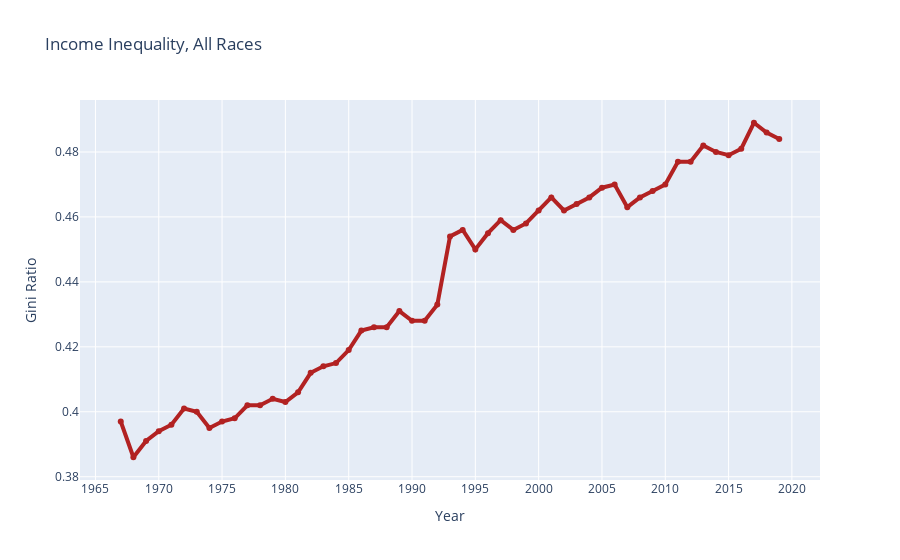

Notebook source saved alongside this figure:
### Code cell
line_width = 3
# Income inequality (Gini Ratio) for households by Race
gini_all = fred.get_series_df('GINIALLRH')[['date', 'value']]

# Create a style traces
fig = go.Figure()
fig.add_trace(go.Line(x=gini_all.iloc[:, 0],
                      y=gini_all.iloc[:, 1],
                      mode='lines+markers',
                      name='Gini Ratio',
                      line=dict(color='firebrick', width=line_width)))

# Edit layout
fig.update_layout(title='Income Inequality, All Races',
                  xaxis_title = 'Year',
                  yaxis_title = 'Gini Ratio')

fig.update_yaxes(nticks=10)

fig.update_xaxes(nticks=20)

fig.show();

### Figure 1 — Plotly figure (JSON) as saved in the notebook; plotly's stock layout.template omitted (floating-point values rounded to 4 significant figures)
{"data": [{"line": {"color": "firebrick", "width": 4}, "mode": "lines+markers", "name": "Gini Ratio", "type": "scatter", "x": ["1967-01-01", "1968-01-01", "1969-01-01", "1970-01-01", "1971-01-01", "1972-01-01", "1973-01-01", "1974-01-01", "1975-01-01", "1976-01-01", "1977-01-01", "1978-01-01", "1979-01-01", "1980-01-01", "1981-01-01", "1982-01-01", "1983-01-01", "1984-01-01", "1985-01-01", "1986-01-01", "1987-01-01", "1988-01-01", "1989-01-01", "1990-01-01", "1991-01-01", "1992-01-01", "1993-01-01", "1994-01-01", "1995-01-01", "1996-01-01", "1997-01-01", "1998-01-01", "1999-01-01", "2000-01-01", "2001-01-01", "2002-01-01", "2003-01-01", "2004-01-01", "2005-01-01", "2006-01-01", "2007-01-01", "2008-01-01", "2009-01-01", "2010-01-01", "2011-01-01", "2012-01-01", "2013-01-01", "2014-01-01", "2015-01-01", "2016-01-01", "2017-01-01", "2018-01-01", "2019-01-01"], "y": ["0.397", "0.386", "0.391", "0.394", "0.396", "0.401", "0.400", "0.395", "0.397", "0.398", "0.402", "0.402", "0.404", "0.403", "0.406", "0.412", "0.414", "0.415", "0.419", "0.425", "0.426", "0.426", "0.431", "0.428", "0.428", "0.433", "0.454", "0.456", "0.450", "0.455", "0.459", "0.456", "0.458", "0.462", "0.466", "0.462", "0.464", "0.466", "0.469", "0.470", "0.463", "0.466", "0.468", "0.470", "0.477", "0.477", "0.482", "0.480", "0.479", "0.481", "0.489", "0.486", "0.484"]}], "layout": {"title": {"text": "Income Inequality, All Races"}, "xaxis": {"nticks": 20, "title": {"text": "Year"}}, "yaxis": {"nticks": 10, "title": {"text": "Gini Ratio"}}}}
